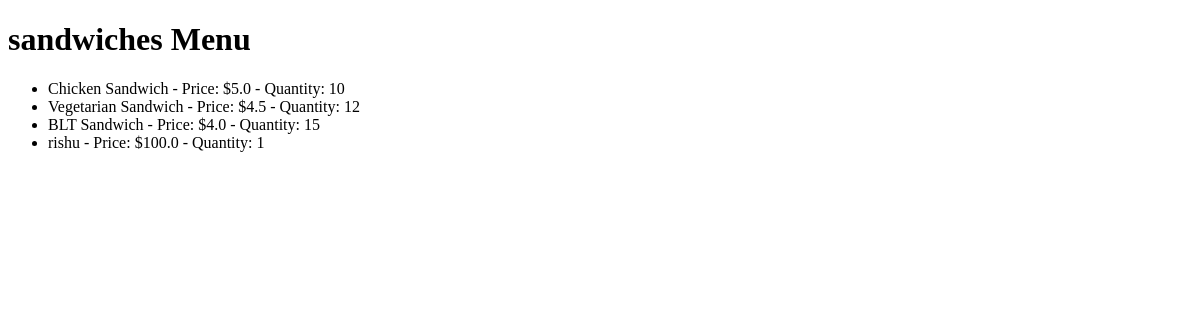
/category/sandwiches, run on an earlier commit of the app's database.
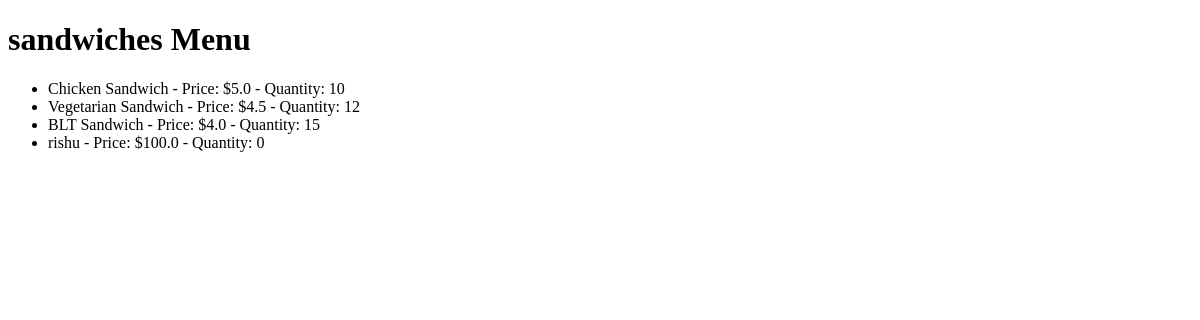
And on a later commit of the database.
### app.py (models this page shows)
class MenuItem(db.Model):
    id = db.Column(db.Integer, primary_key=True)
    name = db.Column(db.String(100), nullable=False)
    price = db.Column(db.Float, nullable=False)
    quantity = db.Column(db.Integer, nullable=False)
    category = db.Column(db.String(50), nullable=False)

### app.py (the view)
@app.route('/category/<category>')
def category_menu(category):
    category_items = MenuItem.query.filter_by(category=category).all()
    category_menu_items = {item.name: {'price': item.price, 'quantity': item.quantity} for item in category_items}
    return render_template('category_menu.html', category=category, menu=category_menu_items)

### templates/category_menu.html (shortened to what this page needs)
<!DOCTYPE html>
<html>
<head>
</head>
<body>
    <h1>{{ category }} Menu</h1>
    <ul>
        {% for item_name, item_info in menu.items() %}
            <li>
                {{ item_name }} - Price: ${{ item_info.price }} - Quantity: {{ item_info.quantity }}
            </li>
        {% endfor %}
    </ul>
</body>
</html>

What changed in the data, as far as the page shows it:
changed MenuItem "rishu": quantity "1" → "0"
